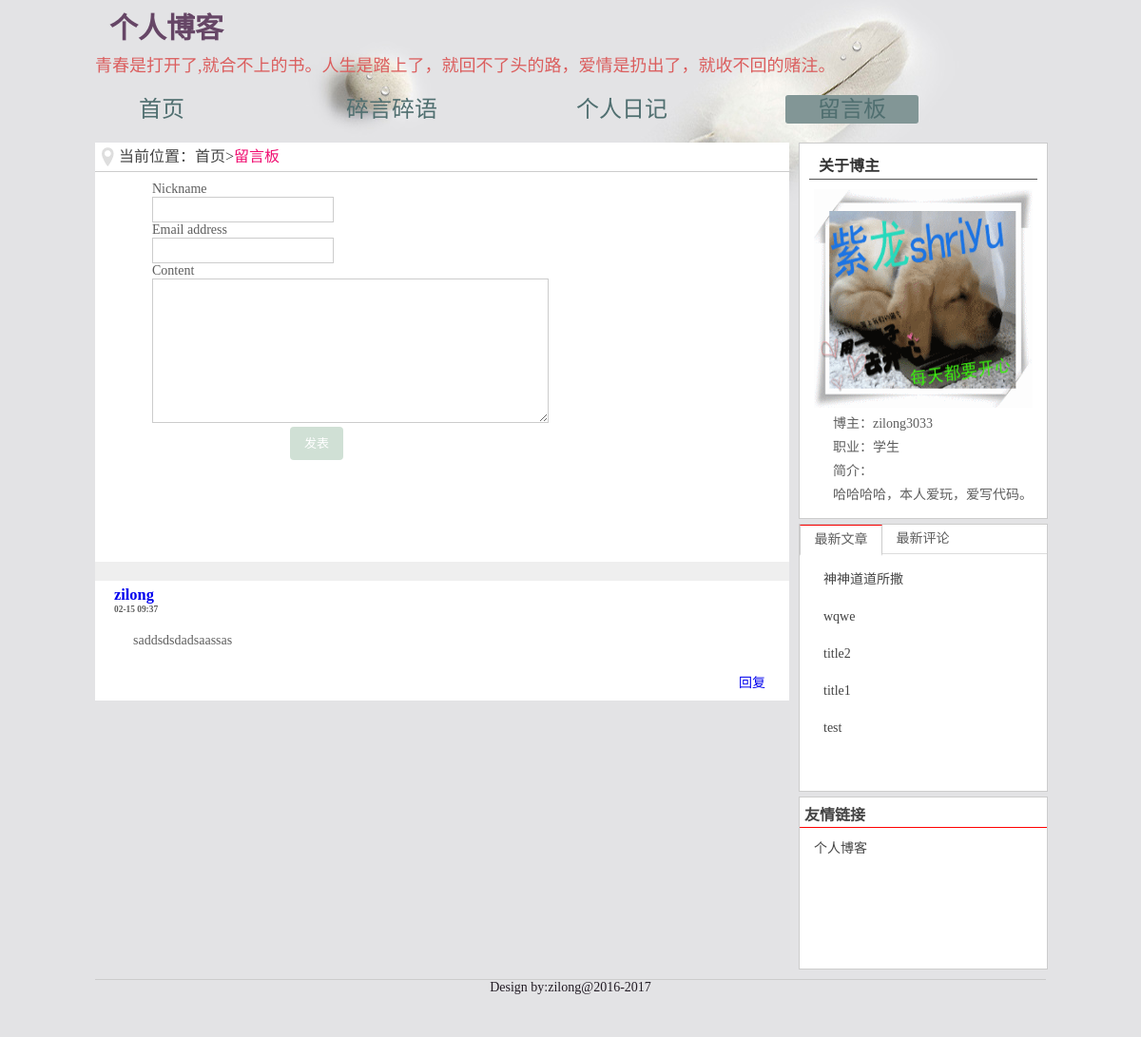
Page /guestbook/ on the committed database.
### app/models.py (models this page shows)
class Messages(models.Model):
    id=models.AutoField(primary_key=True)
    nickname=models.CharField(max_length=20)
    email=models.EmailField(null=True)
    content=models.TextField(null=True)
    datetime=models.DateTimeField(auto_now=True)

class Articles(models.Model):
    id=models.AutoField(primary_key=True)
    title=models.CharField(max_length=30)
    slug=models.CharField(max_length=30)
    body=models.TextField(null=True)
    image=models.ImageField(upload_to="upload")
    user_id=models.IntegerField()
    datetime=models.DateTimeField(auto_now=True)

### app/views.py (the view)
# urls.py: url(r'^guestbook/',views.guestbook_show,name="guestbook_show"),
def guestbook_show(request):
    messages=Messages.objects.raw("select * from app_messages order by id desc limit 6")
    return render(request,"guestbook.html",{"messages":messages,'new_articles':new_articles,'comments':comments})

### app/templates/guestbook.html (shortened to what this page needs)
{% extends 'default.html'%}
{% block content %}
         <div class="left" id="guestbook">
           <div class="weizi">
           <div class="wz_text">当前位置：<a href="#">首页</a>><h1>留言板</h1></div>
           </div>
           <div class="g_content">
                <div id="new" style="margin-left:50px">
        <form action="{% url 'guestbook_save' %}" method="POST">
            <div class="form-row field-nickname">
                <label for="id_nickname" class="required">Nickname</label><br>
                <input type="text" name="nickname" style="border: 1px solid #ccc;padding: 5px 6px;" maxlength="20" required="required">
            </div>
            <div class="form-row field-email">
                <label for="id_email" class="required">Email address</label><br>
                <input type="email" name="email" style="border: 1px solid #ccc;padding: 5px 6px;" maxlength="20" required="required">
            </div>
            <div class="form-row field-body">
          <label for="id_content" class="required">Content</label><br>
          <textarea name="content" style="border: 1px solid #ccc;" rows="10"  cols="50" required="required"></textarea>
        </div>
        <button type="submit" class="default" style="margin-left:145px;background: #D0E0D5;border: none;font-size: 13px;padding: 10px 15px;color: #fff;border-radius: 4px;line-height: 15px;">发表</button>
      </form>
    </div>
</div>
<div class="content_text2">
    <div class="conmments" style="margin-top: 100px;">
        {% for message in messages %}
            <div class="one" style="border-top:solid 20px #efefef;padding:5px 20px;">
                <div class="nickname" data="{{message.nickname}}">
                    <a href="#">
                    <h3>{{message.nickname}}</h3>
                    </a>
                    <h6>{{message.datetime|date:"m-d H:i"}}</h6>
                </div>
                <div class="content">
                    <p style="padding:20px;">
                        {{message.content}}
                    </p>
                </div>
                <div calss="reply" style="text-align:right;padding:5px;">
                <a href="#new" onclick="reply(this);">回复</a>
                </div>
            </div>
        {% endfor %}
    </div>
</div>
</div>
{% endblock %}

### app/templates/default.html (shortened to what this page needs)
<!DOCTYPE HTML>
<html lang="zh-CN">
<head>
<link rel="stylesheet" href="/static/css/index.css"/>
<link rel="stylesheet" href="/static/css/style.css"/>
</head>
<body>
    <div id="header">
      <h1>个人博客</h1>
      <p>青春是打开了,就合不上的书。人生是踏上了，就回不了头的路，爱情是扔出了，就收不回的赌注。</p>
    </div>
     <div id="nav">
        <ul>
        <center>
         <li><a href="/">首页</a></li>
         <li><a href="/shuo/">碎言碎语</a></li>
         <li><a href="/riji/">个人日记</a></li>
         <li><a href="/guestbook/">留言板</a></li>
         </center>
        </ul>
      </div>
    <div id="content">
        {% block content %}
        {% endblock %}
         <div class="right" id="c_right">
          <div class="s_about">
          <h2>关于博主</h2>
           <img src="/static/images/my.gif" width="230" height="230" alt="博主"/>
           <p>博主：zilong3033</p>
           <p>职业：学生</p>
           <p>简介：</p>
           <p>
            哈哈哈哈，本人爱玩，爱写代码。
           </p>
           <br>
          </div>
           <div class="lanmubox">
              <div class="hd">
               <ul><li>最新文章</li><li>最新评论</li></ul>
              </div>
              <div class="bd">
                <ul>
                {% for article in new_articles %}
					<li><a href="{% url 'article' article.id %}" title="{{article.title}}">{{article.title}}</a></li>
                {% endfor %}
				</ul>
              </div>
           </div>
           <div class="link">
            <h2>友情链接</h2>
            <p><a href="http://blog.zilong3033.cn">个人博客</a></p>
           </div>
         </div>
    </div>
    <div id="footer">
     <p>Design by:<a href="http://zilong3033.cn" target="_blank">zilong@2016-2017</a></p>
    </div>
</body>
</html>

### app/static/css/index.css (style rules this page uses)
* { margin:0; padding:0px; }
body { font-size:14px;font-family:"微软雅黑";background:#E3E3E5 url(../images/bg.jpg) 50% top scroll no-repeat;color:#5d5d5d; }
a { text-decoration:none; }
.left { float:left; }
.right { float:right; }
li { list-style:none; }
img { display:block;border:0px; }
#header { width:1000px;margin:0 auto; }
#header h1 { font-size:30px;color:#664666;padding:5px 0 5px 15px;font-weight:600; }
#header p { font-size:18px;color:#DB5E5E;font-weight:500; }
#nav { width:1000px;margin:20px auto; }
#nav ul li { width:240px;height:30px;line-height:30px;float:left;text-align:center;margin:0px 2px 0px 0px; }
#nav ul li a { color:#506F70;font-size:24px;width:140px;height:30px;display:block; }
#nava { display:block;color:#fff;width:140px;height:30px;background:#829696;border-radius:3px; }
#content { width:1000px;margin:5px auto; }
#c_right { width:260px; }
#c_right .s_about { width:260px;border:1px solid #ccc;background:#fff; }
#c_right .s_about h2 { width:230px;margin:0 auto;font-size:16px;color:#333;padding:10px 0px 3px 10px;border-bottom:1px solid #555; }
#c_right .s_about img { margin:0 auto;margin-top:10px; }
#c_right .s_about p { padding-left:35px;margin-top:5px; }
#c_right .lanmubox { width:260px;height:280px;border:1px solid #ccc;margin-top:5px;background:#fff; }
.lanmubox .hd { width:260px;height:30px;border-bottom:1px solid #ddd; }
.lanmubox .hd ul li { float:left;width:85px;height:30px;line-height:30px;text-align:center; cursor:pointer; }
.lanmubox .hd ul li.on { height:30px;background:#fff;border:1px solid #ccc;border-bottom:2px solid #fff;border-top:1px solid #f00; }
.lanmubox .bd { width:260px;zoom:1;overflow:hidden; }
.lanmubox .bd ul li { width:230px;padding-left:25px;height:29px;line-height:29px;margin-top:10px }
.lanmubox .bd ul li a { color:#444;font-size:14px; }
#c_right .link { width:260px;height:180px;border:1px solid #ccc;margin-top:5px;background:#fff; }
.link h2 { font-size:16px;color:#444;padding:5px 0px 2px 5px;border-bottom:1px solid red; }
.link p { padding:10px 0px 0px 15px; }
.link p a { color:#444; }
#footer { width:1000px;height:50px;margin:10px auto;border-top:1px solid #ccc; }
#footer p { text-align:center;font-size:14px;color:#231C25; }
#footer p a { color:#231C25; }

### app/static/css/style.css (style rules this page uses)
* { marigin:0px; padding:0px; }
body { font-size:14px;font-family:"微软雅黑";background:#E3E3E5 url(../images/bg.jpg) 50% top scroll no-repeat;color:#5d5d5d; }
a { text-decoration:none; }
.left { float:left; }
.right { float:right; }
li { list-style:none; }
img { display:block;border:0px; }
.weizi { width:730px;height:30px;line-height:30px; background:url("../images/weizi.png") 7px 5px no-repeat; background-color:#fff; border-bottom:1px solid #ccc; }
.weizi .wz_text { font-size:16px;color:#444;padding-left:25px; }
.weizi .wz_text h1 { font-size:16px;color:#F00E71;display:inline;font-weight:500; }
.weizi .wz_text a { color:#444; }
#content #guestbook { width:730px;background:#fff; }
#guestbook .g_content { width:710px;height:300px;margin-top:10px;padding:0 10px; }

### rows in the picture
Messages: nickname "zilong", datetime "02-15 09:37", content "saddsdsdadsaassas"
Articles: title "神神道道所撒"
Articles: title "wqwe"
Articles: title "title2"
Articles: title "title1"
Articles: title "test"
